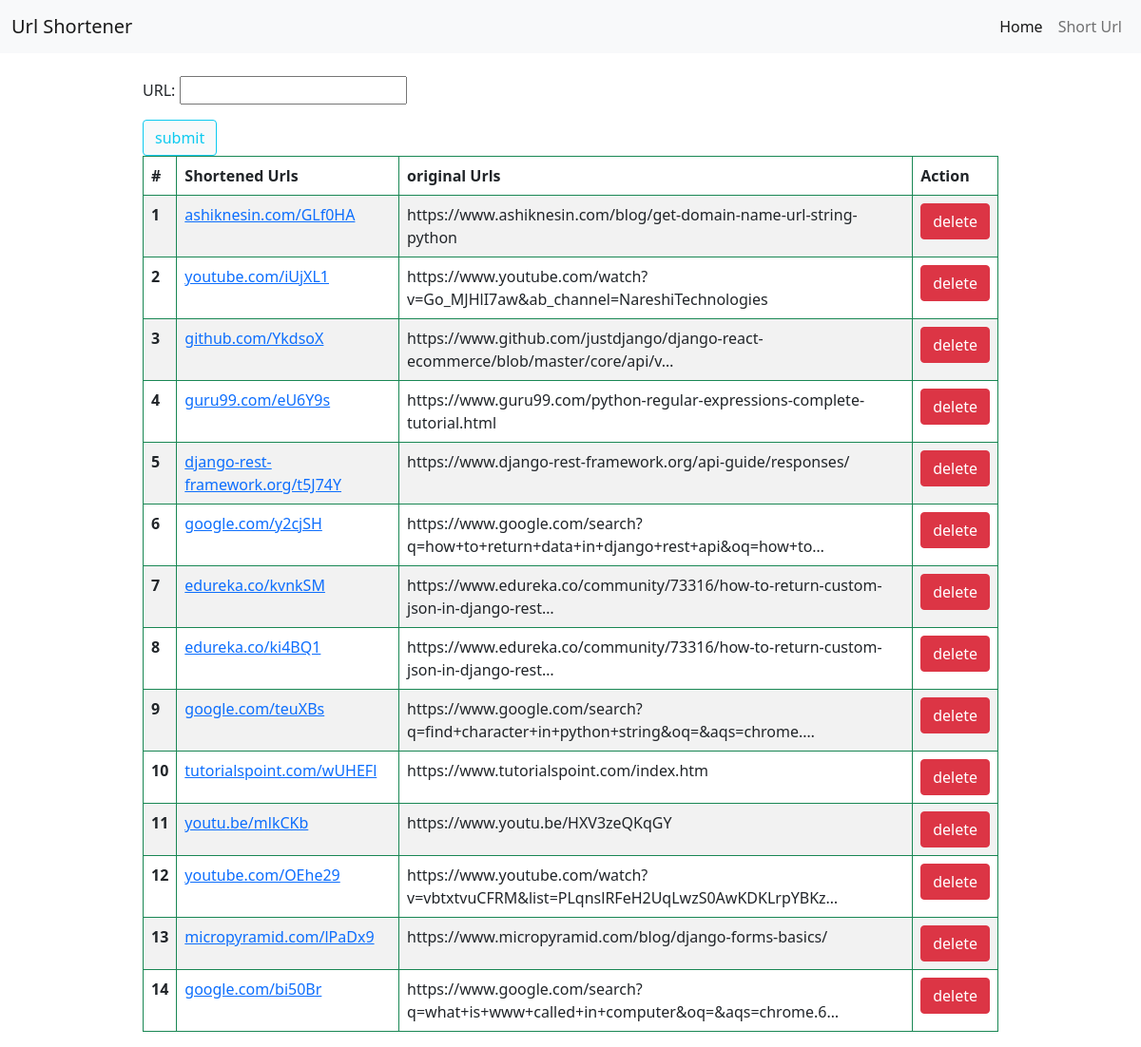
Page /short/ on the committed database.
### url/models.py (models this page shows, shortened)
class UrlData(models.Model):
    url = models.CharField(max_length=800)
    slug = models.CharField(unique=True, max_length=15)
    domain = models.CharField(max_length=800, null=True)
    def get_short_url(self):
        return f"{self.domain}{self.slug}"

### url/views.py (the view)
# urls.py: path("short/", views.urlShort, name="short"),
def urlShort(request):
    if request.method == 'POST':
        form = Url(request.POST)
        if form.is_valid():
            slug = get_short_code()
            url = form.cleaned_data["url"]
            if url.startswith("https://www."):
                initial = "https://www."
                url = url.replace("https://www.", "")
                print(url)
            elif url.startswith("https://"):
                initial = "https://www."
                url = url.replace("https://", "")
                print(url)
            elif url.startswith("http://www."):
                initial = "https://www."
                url = url.replace("http://www.", "")
                print(url)
            elif url.startswith("http://"):
                initial = "https://www."
                url = url.replace("http://", "")
                print(url)
            elif url.startswith("www."):
                initial = "www."
                url = url.replace("www.", "")
                print(url)
            len = url.find("/")
            domain = url[:len+1]
            data = UrlData.objects.all()
            url = initial+url
            d= UrlData.objects.filter(url=url)
            if d.exists():
                messages.warning(request, "this url is already shotrened")
                return redirect(".")
            new_url = UrlData(url=url, slug=slug,domain=domain)
            new_url.save()
            messages.success(request, "url shortened successfully")
            return redirect('.')
    else:
        form = Url()
    data = UrlData.objects.all()
    context = {
        'form': form,
        'data': data
    }
    return render(request, 'index.html', context)

### url/forms.py
class Url(forms.Form):
    url = forms.CharField(label="URL")

### templates/index.html (shortened to what this page needs)
{% extends 'base.html' %}
{% block content %}
<div class="col mx-auto mt-4">
    <form action="" method="post">
    {{form.as_p}}
    <input class="btn btn-light btn-outline-info btn-block" type="submit" value="submit">
    </form>
<table class="table table-striped table-bordered  border-success">
  <thead>
    <tr>
      <th scope="col">#</th>
      <th scope="col">Shortened Urls</th>
      <th scope="col">original Urls</th>
      <th scope="col">Action</th>
    </tr>
  </thead>
  <tbody>
    {% for d in data %}
    <tr>
      <th scope="row">{{forloop.counter}}</th>
      <td><a href= "{% url 'url:redirect' d.slug %}"> {{d.get_short_url}} </a></td>
      <td> {{d.url|truncatechars:80}}</td>
      <td><a href= "{% url 'url:delete_url' d.slug %}" class="btn btn-danger">delete</a>
      </td>
    </tr>
    {% endfor %}
  </tbody>
</table>
</div>
{% endblock content %}

### templates/base.html (shortened to what this page needs)
<!doctype html>
<html lang="en">
  <head>
    <link href="https://cdn.jsdelivr.net/npm/bootstrap@5.0.0-beta1/dist/css/bootstrap.min.css" rel="stylesheet">
    {% include 'navbar.html' %}
  </head>
  <body>
    <div class="col-9 mx-auto mt-4">
        {% block content %}
        {% endblock content %}
    </div>
  </body>
</html>

### templates/navbar.html (shortened to what this page needs)
<nav class="navbar navbar-expand-lg navbar-light bg-light">
  <div class="container-fluid">
    <a class="navbar-brand" href="/">Url Shortener  </a>
    <div class="collapse navbar-collapse" id="navbarSupportedContent">
      <ul class="navbar-nav ms-auto mb-2 mb-lg-0">
        <li class="nav-item">
          <a class="nav-link active" aria-current="page" href="/">Home</a>
        </li>
        <li class="nav-item">
          <a class="nav-link" href="{% url 'url:short' %}">Short Url</a>
        </li>
      </ul>
    </div>
  </div>
</nav>

### rows in the picture
UrlData: get_short_url "ashiknesin.com/GLf0HA", url "https://www.ashiknesin.com/blog/get-domain-name-url-string-python"
UrlData: get_short_url "youtube.com/iUjXL1", url "https://www.youtube.com/watch?v=Go_MJHlI7aw&ab_channel=NareshiTechnologies"
UrlData: get_short_url "github.com/YkdsoX", url "https://www.github.com/justdjango/django-react-ecommerce/blob/master/core/api/v…"
UrlData: get_short_url "guru99.com/eU6Y9s", url "https://www.guru99.com/python-regular-expressions-complete-tutorial.html"
UrlData: get_short_url "django-rest-framework.org/t5J74Y", url "https://www.django-rest-framework.org/api-guide/responses/"
UrlData: get_short_url "google.com/y2cjSH", url "https://www.google.com/search?q=how+to+return+data+in+django+rest+api&oq=how+to…"
UrlData: get_short_url "edureka.co/kvnkSM", url "https://www.edureka.co/community/73316/how-to-return-custom-json-in-django-rest…"
UrlData: get_short_url "edureka.co/ki4BQ1", url "https://www.edureka.co/community/73316/how-to-return-custom-json-in-django-rest…"
UrlData: get_short_url "google.com/teuXBs", url "https://www.google.com/search?q=find+character+in+python+string&oq=&aqs=chrome.…"
UrlData: get_short_url "tutorialspoint.com/wUHEFl", url "https://www.tutorialspoint.com/index.htm"
UrlData: get_short_url "youtu.be/mlkCKb", url "https://www.youtu.be/HXV3zeQKqGY"
UrlData: get_short_url "youtube.com/OEhe29", url "https://www.youtube.com/watch?v=vbtxtvuCFRM&list=PLqnslRFeH2UqLwzS0AwKDKLrpYBKz…"
UrlData: get_short_url "micropyramid.com/lPaDx9", url "https://www.micropyramid.com/blog/django-forms-basics/"
UrlData: get_short_url "google.com/bi50Br", url "https://www.google.com/search?q=what+is+www+called+in+computer&oq=&aqs=chrome.6…"
